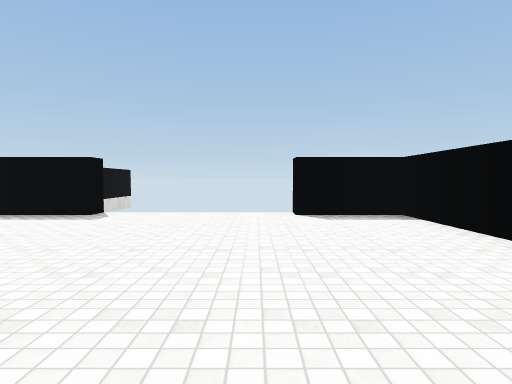
[1] (above)

15 first-person views from a walk through a 3-D level made in the Unity game engine. The camera is 1.3 m above the floor, tilts 2° down and sees 75° across. The floor is counted in squares, 2 m on a side. Each view is taken from the middle of a square. On the plan, view 1 faces up. The plan holds only what a view shows up to about 10 squares ahead; the rest is blank. The place goes on beyond the plan. Surface patterns are stand-ins for the level's own textures.

[2]
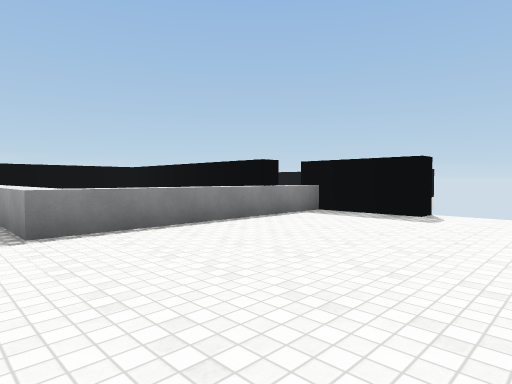

[3]
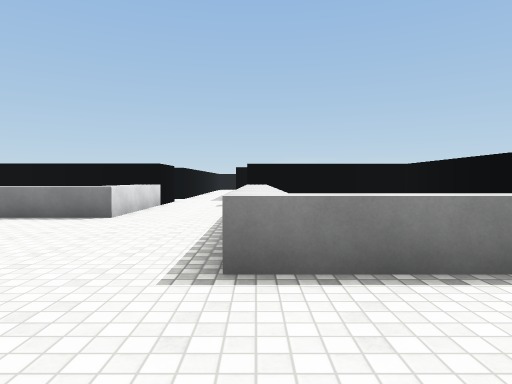

[4]
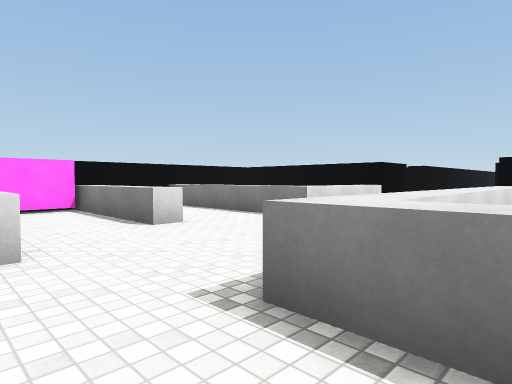

[5]
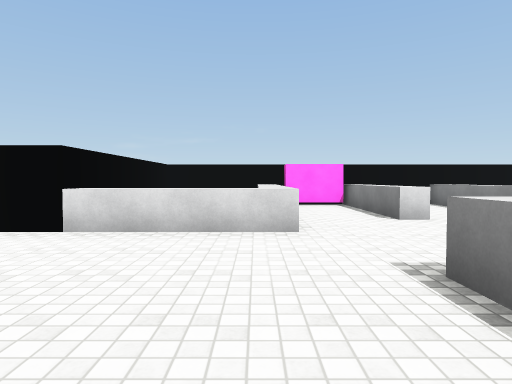

[6]
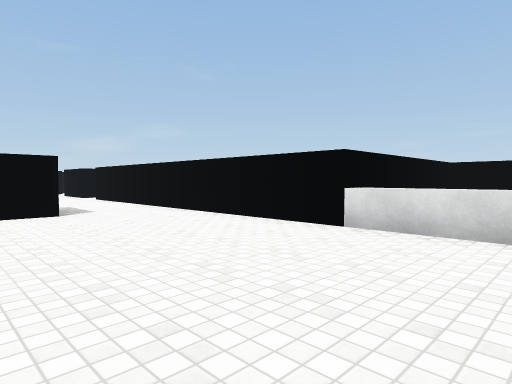

[7]
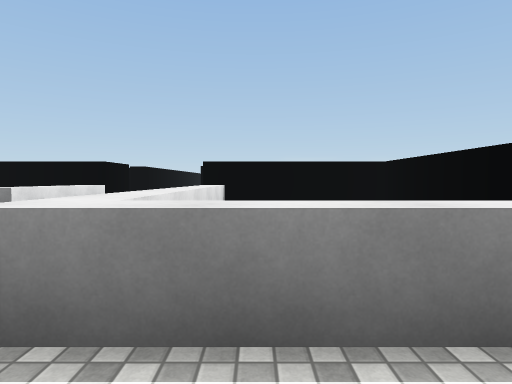

[8]
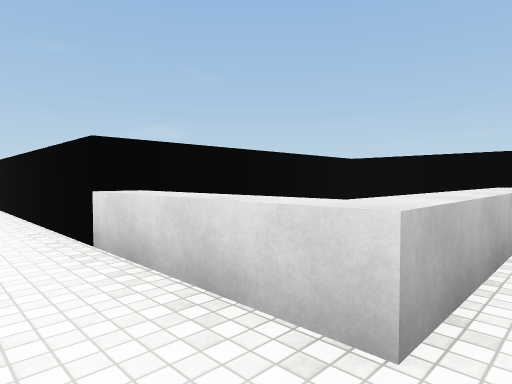

[9]
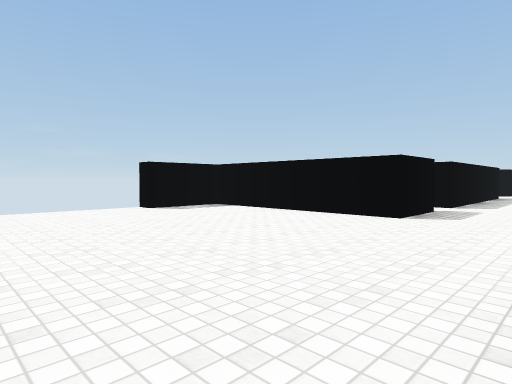

[10]
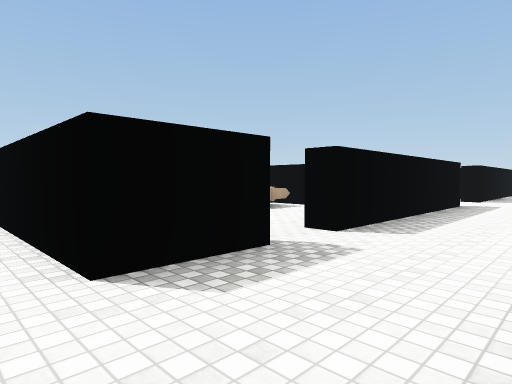

[11]
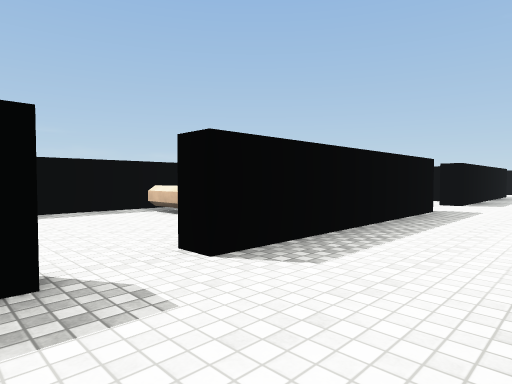

[12]
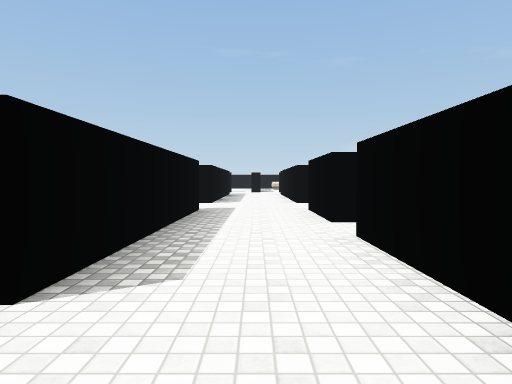

[13]
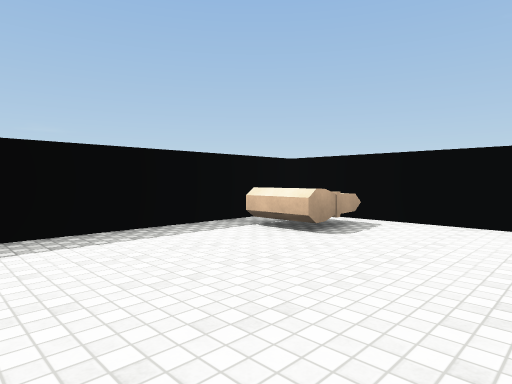

[14]
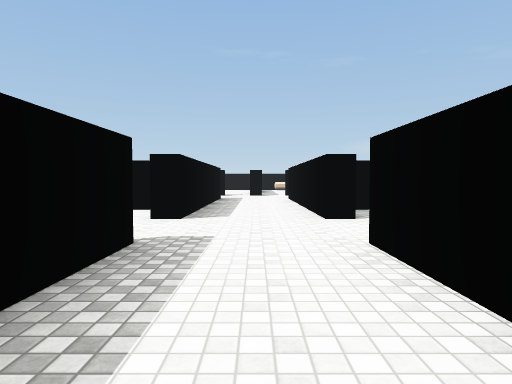

[15]
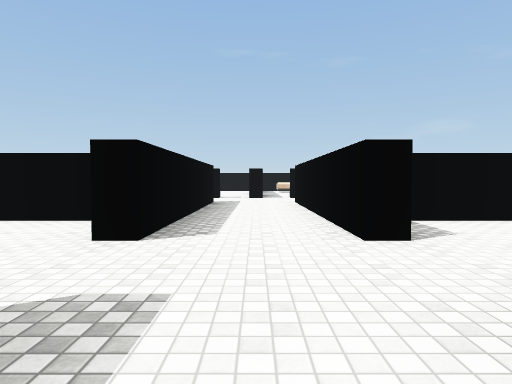

### Floor plan
Key: @ floor where view 1 was taken; # wall or solid block; x gap in a wall; . floor; = window, fence, low wall or low ledge; ^ raised ledge; O other object.
Columns run from 13 left of view 1 to 16 right of it. Each row starts with its distance up from view 1.
  7         ##x   x##  ####
  6         =.......#......#
  5  #######^.......#....O.#
  4  #     ^........#......#    .#
  3  #     ^........#......   ...#
  2  #     ^........#.....   ....#
  1  #^^^^^^........##.######..###
  0 .............@................
 -1 ..............................
 -2 ##^^^....^.=########   ##..###
 -3  #  ^....^ ##             ...#
 -4  #  ^....^ #                .#
 -5  #  ^..=.^ #
 -6  ###=..#####
 -7      ###

Positions as (right, up) in squares from view 1, and headings:
1: (0, 0), facing up
2: (-1, 0), facing up-left
3: (-3, 1), facing left
4: (-4, 2), facing down-left
5: (-4, 3), facing down
6: (-4, 3), facing down-right
7: (-4, 2), facing left
8: (-5, 0), facing down-right
9: (-3, -1), facing up-right
10: (2, -1), facing up-right
11: (4, -1), facing up-right
12: (4, 0), facing right
13: (4, 2), facing up-right
14: (8, 0), facing right
15: (10, 0), facing right
